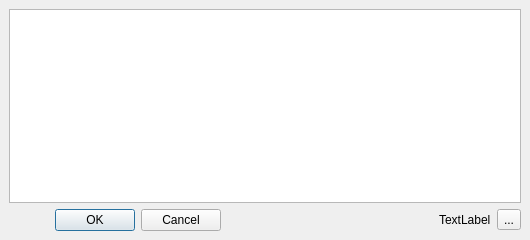
<?xml version="1.0" encoding="UTF-8"?>
<ui version="4.0">
 <class>c_noteView</class>
 <widget class="QWidget" name="c_noteView">
  <property name="geometry">
   <rect>
    <x>0</x>
    <y>0</y>
    <width>530</width>
    <height>240</height>
   </rect>
  </property>
  <property name="windowTitle">
   <string>Form</string>
  </property>
  <layout class="QVBoxLayout" name="verticalLayout_2">
   <property name="spacing">
    <number>0</number>
   </property>
   <property name="leftMargin">
    <number>0</number>
   </property>
   <property name="topMargin">
    <number>0</number>
   </property>
   <property name="rightMargin">
    <number>0</number>
   </property>
   <property name="bottomMargin">
    <number>0</number>
   </property>
   <item>
    <widget class="QWidget" name="widget" native="true">
     <layout class="QVBoxLayout" name="verticalLayout">
      <item>
       <layout class="QHBoxLayout" name="horizontalLayout_2">
        <item>
         <widget class="QTextEdit" name="textEdit">
          <property name="sizePolicy">
           <sizepolicy hsizetype="Minimum" vsizetype="Minimum">
            <horstretch>0</horstretch>
            <verstretch>0</verstretch>
           </sizepolicy>
          </property>
          <property name="verticalScrollBarPolicy">
           <enum>Qt::ScrollBarAlwaysOff</enum>
          </property>
          <property name="horizontalScrollBarPolicy">
           <enum>Qt::ScrollBarAlwaysOff</enum>
          </property>
          <property name="sizeAdjustPolicy">
           <enum>QAbstractScrollArea::AdjustToContents</enum>
          </property>
         </widget>
        </item>
       </layout>
      </item>
      <item>
       <layout class="QHBoxLayout" name="horizontalLayout">
        <item>
         <widget class="QDialogButtonBox" name="buttonBox">
          <property name="layoutDirection">
           <enum>Qt::LeftToRight</enum>
          </property>
          <property name="standardButtons">
           <set>QDialogButtonBox::Cancel|QDialogButtonBox::Ok</set>
          </property>
         </widget>
        </item>
        <item>
         <spacer name="horizontalSpacer">
          <property name="orientation">
           <enum>Qt::Horizontal</enum>
          </property>
          <property name="sizeHint" stdset="0">
           <size>
            <width>40</width>
            <height>20</height>
           </size>
          </property>
         </spacer>
        </item>
        <item>
         <widget class="QLabel" name="dateLabel">
          <property name="text">
           <string>TextLabel</string>
          </property>
         </widget>
        </item>
        <item>
         <widget class="QToolButton" name="toolButton">
          <property name="text">
           <string>...</string>
          </property>
         </widget>
        </item>
       </layout>
      </item>
     </layout>
    </widget>
   </item>
  </layout>
 </widget>
 <resources/>
 <connections/>
</ui>
